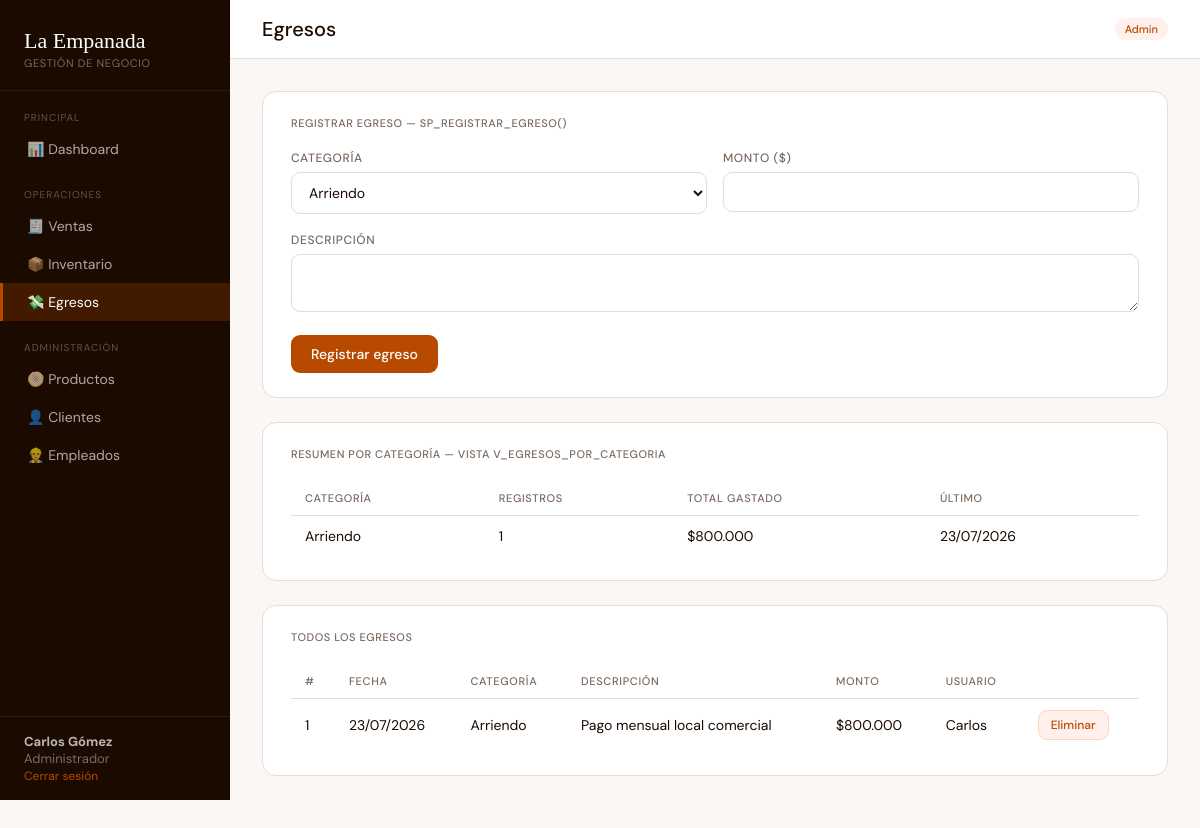
Screenshot of /empanadas/egresos.php (signed in) with the database file from the repository.
### tables this page shows
CREATE TABLE Egresos (
    id_egreso    INT AUTO_INCREMENT PRIMARY KEY,
    id_usuario   INT          NOT NULL,
    categoria    VARCHAR(80)  NOT NULL,
    descripcion  TEXT         NOT NULL,
    monto        DECIMAL(10,2) NOT NULL CHECK (monto > 0),
    fecha        DATETIME     NOT NULL DEFAULT CURRENT_TIMESTAMP,
    FOREIGN KEY (id_usuario) REFERENCES Usuario(id_usuario)
);

CREATE TABLE Usuario (
    id_usuario   INT AUTO_INCREMENT PRIMARY KEY,
    nombre       VARCHAR(100) NOT NULL,
    apellido     VARCHAR(100) NOT NULL,
    cargo        VARCHAR(80)  NOT NULL,
    rol          ENUM('admin','empleado') NOT NULL DEFAULT 'empleado',
    salario      DECIMAL(10,2) NOT NULL CHECK (salario > 0),
    fecha_pago   DATE         NOT NULL,
    contrasena   VARCHAR(255) NOT NULL,
    activo       TINYINT(1)   NOT NULL DEFAULT 1
);

### empanadas/includes/auth.php (called while the page is built, shortened)
<?php
function isAdmin() {
    return isset($_SESSION['rol']) && $_SESSION['rol'] === 'admin';
}

### empanadas/egresos.php (the view, shortened to what this page needs)
<?php
require_once 'includes/auth.php';
require_once 'includes/db.php';
$porCategoria = $pdo->query("SELECT * FROM v_egresos_por_categoria")->fetchAll();
$egresos = $pdo->query("
    SELECT e.*, u.nombre as empleado
    FROM Egresos e JOIN Usuario u ON e.id_usuario=u.id_usuario
    ORDER BY e.fecha DESC LIMIT 50
")->fetchAll();
require_once 'includes/header.php';
?>
<?php if (isAdmin()): ?>
<div class="card">
  <div class="card-title">Registrar egreso — sp_registrar_egreso()</div>
  <form method="POST">
    <div class="form-row">
      <div class="form-group">
        <label>Categoría</label>
        <select name="categoria" required>
          <option>Arriendo</option>
        </select>
      </div>
      <div class="form-group">
        <label>Monto ($)</label>
        <input type="number" name="monto" min="1" step="100" required>
      </div>
    </div>
    <div class="form-group">
      <label>Descripción</label>
      <textarea name="descripcion" rows="2" required></textarea>
    </div>
    <button class="btn btn-primary">Registrar egreso</button>
  </form>
</div>
<?php endif; ?>
<div class="card">
  <div class="card-title">Resumen por categoría — vista v_egresos_por_categoria</div>
  <table>
    <thead><tr><th>Categoría</th><th>Registros</th><th>Total gastado</th><th>Último</th></tr></thead>
    <tbody>
    <?php foreach ($porCategoria as $c): ?>
      <tr>
        <td><?= htmlspecialchars($c['categoria']) ?></td>
        <td><?= $c['num_registros'] ?></td>
        <td>$<?= number_format($c['total_gastado'], 0, ',', '.') ?></td>
        <td><?= date('d/m/Y', strtotime($c['ultimo_egreso'])) ?></td>
      </tr>
    <?php endforeach; ?>
    </tbody>
  </table>
</div>
<div class="card">
  <div class="card-title">Todos los egresos</div>
  <table>
    <thead>
      <tr>
        <th>#</th><th>Fecha</th><th>Categoría</th>
        <th>Descripción</th><th>Monto</th><th>Usuario</th>
        <?php if (isAdmin()): ?><th></th><?php endif; ?>
      </tr>
    </thead>
    <tbody>
    <?php foreach ($egresos as $e): ?>
      <tr>
        <td><?= $e['id_egreso'] ?></td>
        <td><?= date('d/m/Y', strtotime($e['fecha'])) ?></td>
        <td><?= htmlspecialchars($e['categoria']) ?></td>
        <td><?= htmlspecialchars($e['descripcion']) ?></td>
        <td>$<?= number_format($e['monto'], 0, ',', '.') ?></td>
        <td><?= htmlspecialchars($e['empleado']) ?></td>
        <?php if (isAdmin()): ?>
        <td>
          <form method="POST" onsubmit="return confirm('¿Eliminar este egreso?')">
            <button class="btn btn-danger btn-sm">Eliminar</button>
          </form>
        </td>
        <?php endif; ?>
      </tr>
    <?php endforeach; ?>
    </tbody>
  </table>
</div>
<?php require_once 'includes/footer.php'; ?>

### rows the page displays
egresos: categoria "Arriendo", num_registros "1", total_gastado "800.000", ultimo_egreso "23/07/2026", id_egreso "1", fecha "23/07/2026", descripcion "Pago mensual local comercial", monto "800.000", id_usuario.nombre "Carlos"

### other values shown
$user "Carlos Gómez"
$pageTitle "Egresos"
